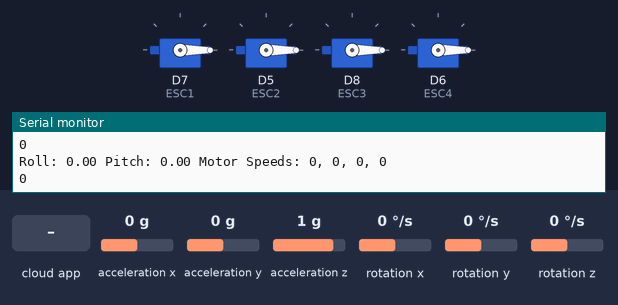
Recording of a sketch running on a simulated ESP8266 (NodeMCU). Shown: 4 × servo, the last lines printed to the serial monitor. The test bench sets the inputs (shaded band); at power-on: rotation x 0 °/s, rotation y 0 °/s, acceleration x 0 g, acceleration y 0 g, acceleration z 1 g, rotation z 0 °/s. The RemoteXY app is connected.

Above: at 12.6 s.
12.7 s: rotation x set to -192 °/s
15.7 s: the phone or cloud app sets switch_01 to 1
At 16.8 s:
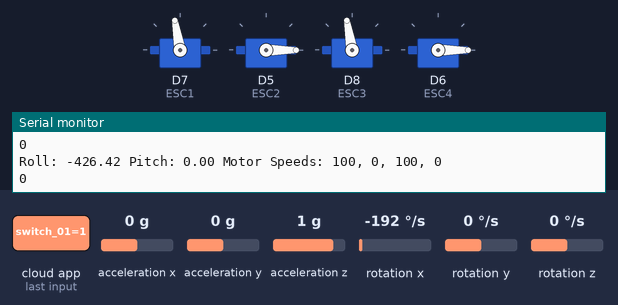
17.2 s: rotation x set to 100 °/s
20.2 s: rotation y set to 100 °/s
At 22.76 s:
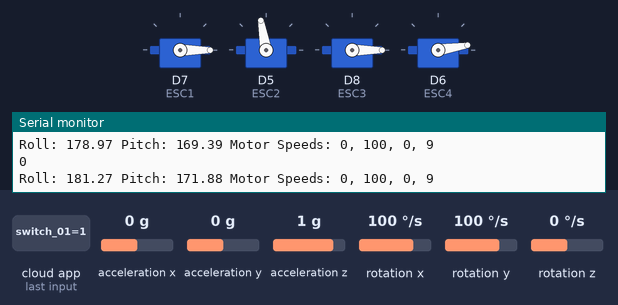
23.2 s: acceleration x set to 1.4 g
At 24.33 s:
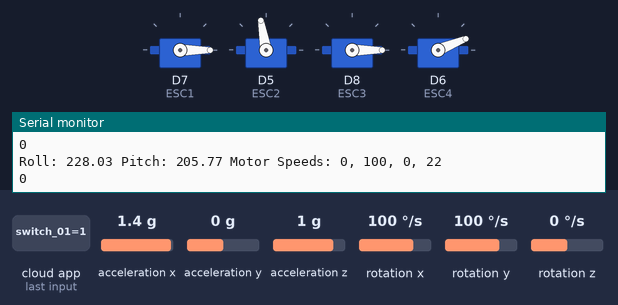
26.2 s: the phone or cloud app sets joystick_01_y to 100
At 26.5 s:
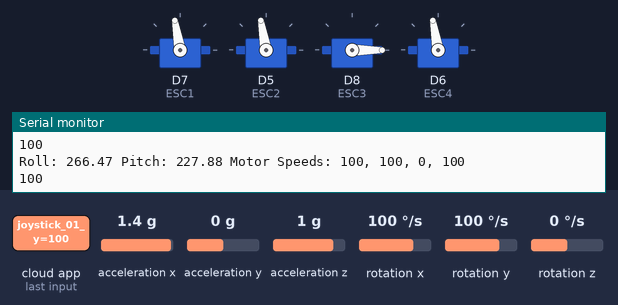
Timing chart, 0 to 28.7 s (numbered marks = the images above; inputs shaded):
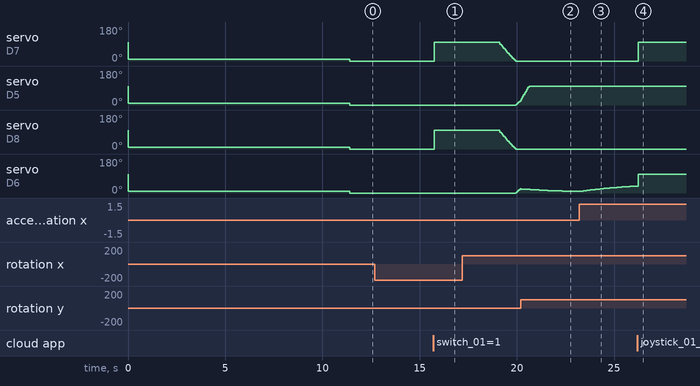

Measured:
- after the input at 15.7 s, servo on D7 (ESC1), servo on D8 (ESC3): 0° → 100° after 0.06 s
- after the input at 17.2 s, servo on D7 (ESC1), servo on D8 (ESC3): moves from 100° to 0° over 0.87 s, starting after 1.9 s; servo on D5 (ESC2), servo on D6 (ESC4): 0° → 22° after 2.7 s
- after the input at 26.2 s, servo on D7 (ESC1): 0° → 100° at once

The sketch:

DroneCode.ino
```cpp
#include <Wire.h>
#include <Servo.h>
#include <MPU6050.h>
#include <math.h>
// you can enable debug logging to Serial at 115200
//#define REMOTEXY__DEBUGLOG

// RemoteXY select connection mode and include library
#define REMOTEXY_MODE__ESP8266WIFI_LIB_POINT

#include <ESP8266WiFi.h>

// RemoteXY connection settings
#define REMOTEXY_WIFI_SSID "RemoteXY"
#define REMOTEXY_WIFI_PASSWORD "12345678"
#define REMOTEXY_SERVER_PORT 6377


#include <RemoteXY.h>

// RemoteXY GUI configuration
#pragma pack(push, 1)
uint8_t RemoteXY_CONF[] =   // 54 bytes
  { 255,5,0,0,0,47,0,17,0,0,0,31,1,200,80,1,1,3,0,2,
  77,37,44,22,0,2,26,31,31,79,78,0,79,70,70,0,5,139,8,60,
  60,0,2,26,31,5,3,8,60,60,0,2,26,31 };

// this structure defines all the variables and events of your control interface
struct {

    // input variables
  uint8_t switch_01; // =1 if switch ON and =0 if OFF
  int8_t joystick_01_x; // from -100 to 100
  int8_t joystick_01_y; // from -100 to 100
  int8_t joystick_02_x; // from -100 to 100
  int8_t joystick_02_y; // from -100 to 100

    // other variable
  uint8_t connect_flag;  // =1 if wire connected, else =0

} RemoteXY;
#pragma pack(pop)

// Servo objects for motors
Servo ESC1; // Left front motor (counter-clockwise) D8
Servo ESC2; // Right front motor (clockwise) D7
Servo ESC3; // Left back motor (clockwise) D6
Servo ESC4; // Right back motor (counter-clockwise) D5

MPU6050 mpu; // Create an MPU6050 object

// PID constants
float Kp = 1.0;  // Proportional gain
float Ki = 0.0;  // Integral gain
float Kd = 0.0;  // Derivative gain

// Variables to store angle data
float roll = 0.0, pitch = 0.0;
float rollErrorSum = 0.0, pitchErrorSum = 0.0;
float lastRollError = 0.0, lastPitchError = 0.0;
unsigned long lastTime = 0;

// Offset values for calibration
float ax_offset = 0.0, ay_offset = 0.0, az_offset = 0.0;
float gx_offset = 0.0, gy_offset = 0.0, gz_offset = 0.0;

void setup() {
  Serial.begin(9600);
   RemoteXY_Init ();
  // Initialize I2C communication
  Wire.begin();

  // Initialize MPU6050
  mpu.initialize();

  // Verify connection
  if (mpu.testConnection()) {
    Serial.println("MPU6050 connection successful");
  } else {
    Serial.println("MPU6050 connection failed");
    while (1); // Stop here if connection failed
  }

  // Attach ESC signal wires to pins with min and max pulse width
  ESC1.attach(D7, 1000, 2000); // Left front motor
  ESC2.attach(D5, 1000, 2000); // Right front motor
  ESC3.attach(D8, 1000, 2000); // Left back motor
  ESC4.attach(D6, 1000, 2000); // Right back motor

  // Set throttle to minimum to arm ESCs
  ESC1.write(100);
  ESC2.write(100);
  ESC3.write(100);
  ESC4.write(100);
  delay(20);

  // Set throttle to low
  ESC1.write(10);
  ESC2.write(10);
  ESC3.write(10);
  ESC4.write(10);
  delay(2000);

  // Calibrate the MPU6050 by calculating offsets
  calibrateMPU6050();
}

void loop() {
  unsigned long currentTime = millis();
  RemoteXY_Handler ();
  float dt = (currentTime - lastTime) / 1000.0; // Delta time in seconds
  lastTime = currentTime;

  // Read gyro and accelerometer data
  int16_t ax, ay, az;
  int16_t gx, gy, gz;
  mpu.getMotion6(&ax, &ay, &az, &gx, &gy, &gz);

  // Apply offsets
  ax -= ax_offset;
  ay -= ay_offset;
  az -= az_offset;
  gx -= gx_offset;
  gy -= gy_offset;
  gz -= gz_offset;

  // Convert raw data to Gs and degrees/s
  float ax_g = ax / 16384.0;
  float ay_g = ay / 16384.0;
  float az_g = az / 16384.0;
  float gx_dps = gx / 131.0;
  float gy_dps = gy / 131.0;
  float gz_dps = gz / 131.0;

  // Calculate roll and pitch from accelerometer
  float accel_roll = atan2(ay_g, az_g) * 180 / PI;
  float accel_pitch = atan2(-ax_g, sqrt(ay_g * ay_g + az_g * az_g)) * 180 / PI;

  // Integrate gyroscope data to calculate roll and pitch
  roll += gx_dps * dt;
  pitch += gy_dps * dt;

  // Complementary filter
  float alpha = 0.98;
  roll = alpha * roll + (1 - alpha) * accel_roll;
  pitch = alpha * pitch + (1 - alpha) * accel_pitch;

  // PID calculations for roll
  float rollError = 0 - roll; // Desired roll is 0 (level)
  rollErrorSum += rollError * dt;
  float rollErrorRate = (rollError - lastRollError) / dt;
  float rollOutput = Kp * rollError + Ki * rollErrorSum + Kd * rollErrorRate;
  lastRollError = rollError;

  // PID calculations for pitch
  float pitchError = 0 - pitch; // Desired pitch is 0 (level)
  pitchErrorSum += pitchError * dt;
  float pitchErrorRate = (pitchError - lastPitchError) / dt;
  float pitchOutput = Kp * pitchError + Ki * pitchErrorSum + Kd * pitchErrorRate;
  lastPitchError = pitchError;
  int joystickInput = map(RemoteXY.joystick_01_y,0,100,0,180);

  // Adjust motor speeds based on PID output
  int motorSpeed1 = constrain(joystickInput + rollOutput - pitchOutput, 0, 100); // Left front motor (counter-clockwise)
  int motorSpeed2 = constrain(joystickInput - rollOutput - pitchOutput, 0, 100); // Right front motor (clockwise)
  int motorSpeed3 = constrain(joystickInput + rollOutput + pitchOutput, 0, 100); // Left back motor (clockwise)
  int motorSpeed4 = constrain(joystickInput - rollOutput + pitchOutput, 0, 100); // Right back motor (counter-clockwise)

  // Set motor speeds also only if switch is on
  if( RemoteXY.switch_01 == 1){
    ESC1.write(motorSpeed1);
    ESC2.write(motorSpeed2);
    ESC3.write(motorSpeed3);
    ESC4.write(motorSpeed4);
  }else{
    ESC1.write(0);
    ESC2.write(0);
    ESC3.write(0);
    ESC4.write(0);
  }


  // Print angles and motor speeds for debugging
  Serial.print("Roll: ");
  Serial.print(roll);
  Serial.print(" Pitch: ");
  Serial.print(pitch);
  Serial.print(" Motor Speeds: ");
  Serial.print(motorSpeed1);
  Serial.print(", ");
  Serial.print(motorSpeed2);
  Serial.print(", ");
  Serial.print(motorSpeed3);
  Serial.print(", ");
  Serial.println(motorSpeed4);
  Serial.println(RemoteXY.joystick_01_y);


  RemoteXY_delay(20); // Short delay for stability
}

void calibrateMPU6050() {
  const int numReadings = 1000;
  long ax_sum = 0, ay_sum = 0, az_sum = 0;
  long gx_sum = 0, gy_sum = 0, gz_sum = 0;

  for (int i = 0; i < numReadings; i++) {
    int16_t ax, ay, az;
    int16_t gx, gy, gz;
    mpu.getMotion6(&ax, &ay, &az, &gx, &gy, &gz);

    ax_sum += ax;
    ay_sum += ay;
    az_sum += az;
    gx_sum += gx;
    gy_sum += gy;
    gz_sum += gz;

    RemoteXY_delay(2);
  }

  ax_offset = ax_sum / numReadings;
  ay_offset = ay_sum / numReadings;
  az_offset = az_sum / numReadings;
  gx_offset = gx_sum / numReadings;
  gy_offset = gy_sum / numReadings;
  gz_offset = gz_sum / numReadings;

  // Adjust accelerometer offset to account for gravity (assuming the sensor is flat)
  az_offset -= 16384;
}
```
